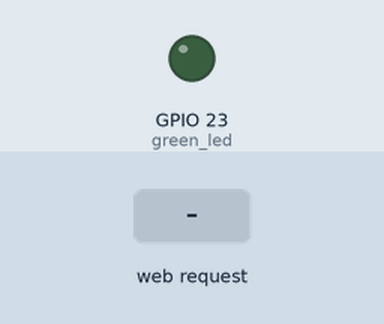
Bench run of a sketch on a simulated ESP32. On the bench: output pins drawn as LEDs (lit = HIGH). Dashed ring = blinking. Inputs (shaded band) come from the test bench. WiFi joins after 1.5 s; servers stay silent unless stated; what the sketch prints to the serial monitor is not drawn.

Above: at 2.7 s.
2.8 s: HTTP request GET /blink?times=120 received
At 3.2 s:
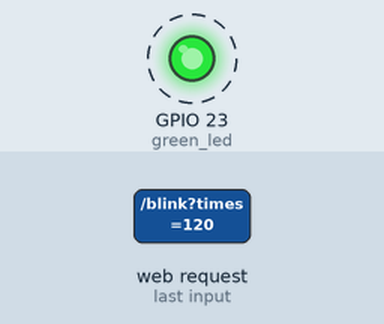
Timing chart, 0 to 11.8 s (numbered marks = the images above; inputs shaded):
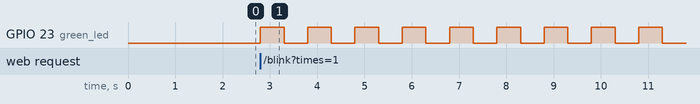

Measured:
- after the input at 2.8 s, GPIO 23 (green_led): alternates HIGH for 0.50 s and LOW for 0.50 s, starting at once

The sketch:

14_WiFi_Station_Mode_Blinking_an_LED_Using_Address_Values.ino
```cpp
/*
Prof. Nehmiya Shikur
EGR-226: Digital Sys and Computer ORG

Program: 14
Task: Connect the ESP32 to an existing WiFi network using WiFi.begin() in
      Station mode. Then create a web server with a /blink path that reads a
      number from the address with server.arg(), blinks the LED that many
      times/
To run it : open http://IP Address/blink?times=3 in the browser.

*/

#include <WiFi.h>
#include <WebServer.h>

WebServer server(80);

int green_led = 23;

char* ssid = "Nehmiya";
char* password = "Nehmiya1";

void blink_handler()
{
  int blink_value = server.arg("times").toInt();          // read the number after "times="

  for(int i=0; i<blink_value; i++)
  {
    digitalWrite(green_led, HIGH);
    delay(500);
    digitalWrite(green_led, LOW);
    delay(500);
  }

  server.send(200, "text/plain", "Done");
}

void setup()
{
  Serial.begin(115200);
  pinMode(green_led, OUTPUT);

  WiFi.begin(ssid, password);

  while(WiFi.status() != WL_CONNECTED)
  {
    Serial.print(".");
    delay(500);
  }

  Serial.println();
  Serial.print("Connected to : ");
  Serial.println(ssid);
  Serial.print("IP Address : ");
  Serial.println(WiFi.localIP());

  server.on("/blink", blink_handler);
  server.begin();
}

void loop()
{
  server.handleClient();
}
```
